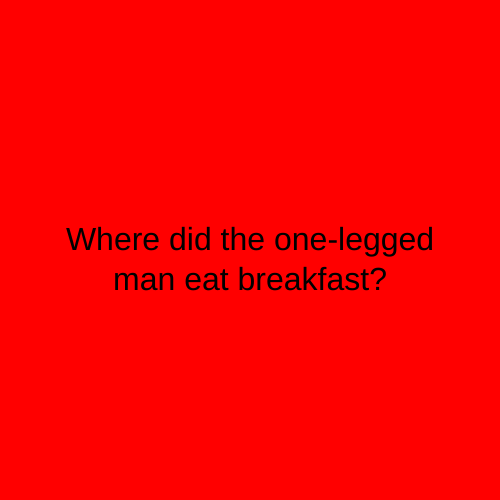
Frame 1 (no input)
Frame 60 (no input): identical to frame 1, image omitted
Frame 120 (the mouse pressed at the canvas centre since frame 60): identical to frame 1, image omitted

The p5.js sketch that drew this single still picture (run headless with seeded random() and noise() and a simulated clock; from frame 60 on, the mouse is pressed at the canvas centre):

// p5.js sketch
// ── sketch.js
let timer = 0;
let state = 0;

function setup() {
  createCanvas(500, 500);
  textSize(32);
  textAlign(CENTER);
}

function draw() {

  switch(state) {
    case 0:
      background('red');
      fill('black');
      text("Where did the one-legged\nman eat breakfast?", 250, 250);
      // increment the timer variable
      timer = timer + 1;
      //if the timer var is greater than 200
      if (timer > 200) {
        //make it go to state 1
        state = 1;
        timer = 0;
      }

    break;

    case 1:
      background('blue');
      fill('white');
      text("IHOP", 250, 250);
    break;
  }

}
